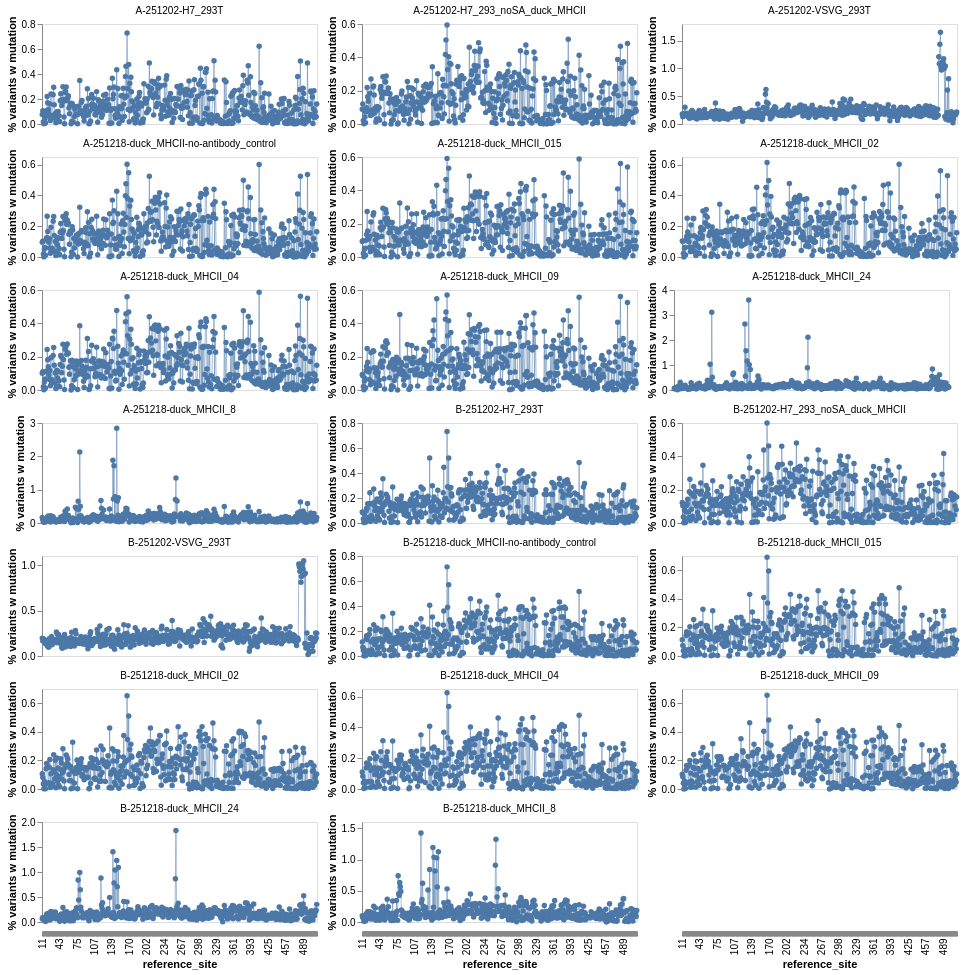

Notebook code cell kept with this figure:
### Markdown cell above
Make the plot.
Note that you can select which libraries or dates to show with the dropdown box at bottom:

### Code cell
site_freqs_chart = (
    alt.Chart(site_freqs_wide)
    .transform_fold(list(sample_coding.values()), ["sample_coding", "percent"])
    .transform_lookup(
        lookup="sample_coding",
        from_=alt.LookupData(
            data=barcode_runs.assign(
                sample_coding=lambda x: x["sample"].map(sample_coding)
            ),
            key="sample_coding",
            fields=["library", "date", "sample"],
        ),
    )
    .encode(
        x=alt.X(
            "reference_site",
            scale=alt.Scale(nice=False, zero=False),
            sort=alt.SortField("sequential_site"),
            axis=alt.Axis(labelOverlap=True),
        ),
        y=alt.Y("percent:Q", title="% variants w mutation"),
        tooltip=[
            alt.Tooltip(c, format=".3g") if c in {"percent:Q"} else c
            for c in [
                "sequential_site",
                "reference_site",
                "wildtype",
                "percent:Q",
                "date:N",
            ]
        ],
        facet=alt.Facet(
            "sample:N",
            title=None,
            header=alt.Header(labelPadding=0),
            columns=3,
            spacing=5,
        ),
    )
    .mark_line(point=True, size=0.5)
    .properties(height=100, width=275, autosize=alt.AutoSizeParams(resize=True))
    .add_params(*selections)
    .resolve_scale(y="independent")
    .configure_axis(grid=False)
)

for selection in selections:
    site_freqs_chart = site_freqs_chart.transform_filter(selection)

site_freqs_chart

### Figure 1 — Vega-Lite specification as saved in the notebook (floating-point values rounded to 4 significant figures; data arrays with more than 128 entries replaced by an {"elided": "..."} marker saying what was removed)
{"config": {"view": {"continuousWidth": 300, "continuousHeight": 300}, "axis": {"grid": false}}, "data": {"name": "data-a04b40d4c432f3588e03e7516773de50"}, "mark": {"type": "line", "point": true, "size": 0.5}, "autosize": {"resize": true}, "encoding": {"facet": {"columns": 3, "field": "sample", "header": {"labelPadding": 0}, "spacing": 5, "title": null, "type": "nominal"}, "tooltip": [{"field": "sequential_site", "type": "quantitative"}, {"field": "reference_site", "type": "nominal"}, {"field": "wildtype", "type": "nominal"}, {"field": "percent", "format": ".3g", "type": "quantitative"}, {"field": "date", "type": "nominal"}], "x": {"axis": {"labelOverlap": true}, "field": "reference_site", "scale": {"nice": false, "zero": false}, "sort": {"field": "sequential_site"}, "type": "nominal"}, "y": {"field": "percent", "title": "% variants w mutation", "type": "quantitative"}}, "height": 100, "params": [{"name": "param_1", "select": {"type": "point", "fields": ["library"]}, "bind": {"input": "select", "options": [null, "A", "B"], "labels": ["all", "A", "B"], "name": "library"}}, {"name": "param_2", "select": {"type": "point", "fields": ["date"]}, "bind": {"input": "select", "options": [null, "2025-12-02", "2025-12-18"], "labels": ["all", "2025-12-02", "2025-12-18"], "name": "date"}}], "resolve": {"scale": {"y": "independent"}}, "transform": [{"fold": ["0", "1", "2", "3", "4", "5", "6", "7", "8", "9", "10", "11", "12", "13", "14", "15", "16", "17", "18", "19"], "as": ["sample_coding", "percent"]}, {"lookup": "sample_coding", "from": {"data": {"name": "data-993b8739530f5aafaf87eaa8625ba867"}, "key": "sample_coding", "fields": ["library", "date", "sample"]}}, {"filter": {"param": "param_1"}}, {"filter": {"param": "param_2"}}], "width": 275, "$schema": "https://vega.github.io/schema/vega-lite/v5.20.1.json", "datasets": {"data-a04b40d4c432f3588e03e7516773de50": {"elided": "506 records"}, "data-993b8739530f5aafaf87eaa8625ba867": [{"sample": "A-251202-H7_293T", "library": "A", "date": "2025-12-02", "sample_coding": "0"}, {"sample": "A-251202-H7_293_noSA_duck_MHCII", "library": "A", "date": "2025-12-02", "sample_coding": "1"}, {"sample": "A-251202-VSVG_293T", "library": "A", "date": "2025-12-02", "sample_coding": "2"}, {"sample": "B-251202-H7_293T", "library": "B", "date": "2025-12-02", "sample_coding": "3"}, {"sample": "B-251202-H7_293_noSA_duck_MHCII", "library": "B", "date": "2025-12-02", "sample_coding": "4"}, {"sample": "B-251202-VSVG_293T", "library": "B", "date": "2025-12-02", "sample_coding": "5"}, {"sample": "A-251218-duck_MHCII-no-antibody_control", "library": "A", "date": "2025-12-18", "sample_coding": "6"}, {"sample": "A-251218-duck_MHCII_015", "library": "A", "date": "2025-12-18", "sample_coding": "7"}, {"sample": "A-251218-duck_MHCII_02", "library": "A", "date": "2025-12-18", "sample_coding": "8"}, {"sample": "A-251218-duck_MHCII_04", "library": "A", "date": "2025-12-18", "sample_coding": "9"}, {"sample": "A-251218-duck_MHCII_09", "library": "A", "date": "2025-12-18", "sample_coding": "10"}, {"sample": "A-251218-duck_MHCII_24", "library": "A", "date": "2025-12-18", "sample_coding": "11"}, {"sample": "A-251218-duck_MHCII_8", "library": "A", "date": "2025-12-18", "sample_coding": "12"}, {"sample": "B-251218-duck_MHCII-no-antibody_control", "library": "B", "date": "2025-12-18", "sample_coding": "13"}, {"sample": "B-251218-duck_MHCII_015", "library": "B", "date": "2025-12-18", "sample_coding": "14"}, {"sample": "B-251218-duck_MHCII_02", "library": "B", "date": "2025-12-18", "sample_coding": "15"}, {"sample": "B-251218-duck_MHCII_04", "library": "B", "date": "2025-12-18", "sample_coding": "16"}, {"sample": "B-251218-duck_MHCII_09", "library": "B", "date": "2025-12-18", "sample_coding": "17"}, {"sample": "B-251218-duck_MHCII_24", "library": "B", "date": "2025-12-18", "sample_coding": "18"}, {"sample": "B-251218-duck_MHCII_8", "library": "B", "date": "2025-12-18", "sample_coding": "19"}]}}
